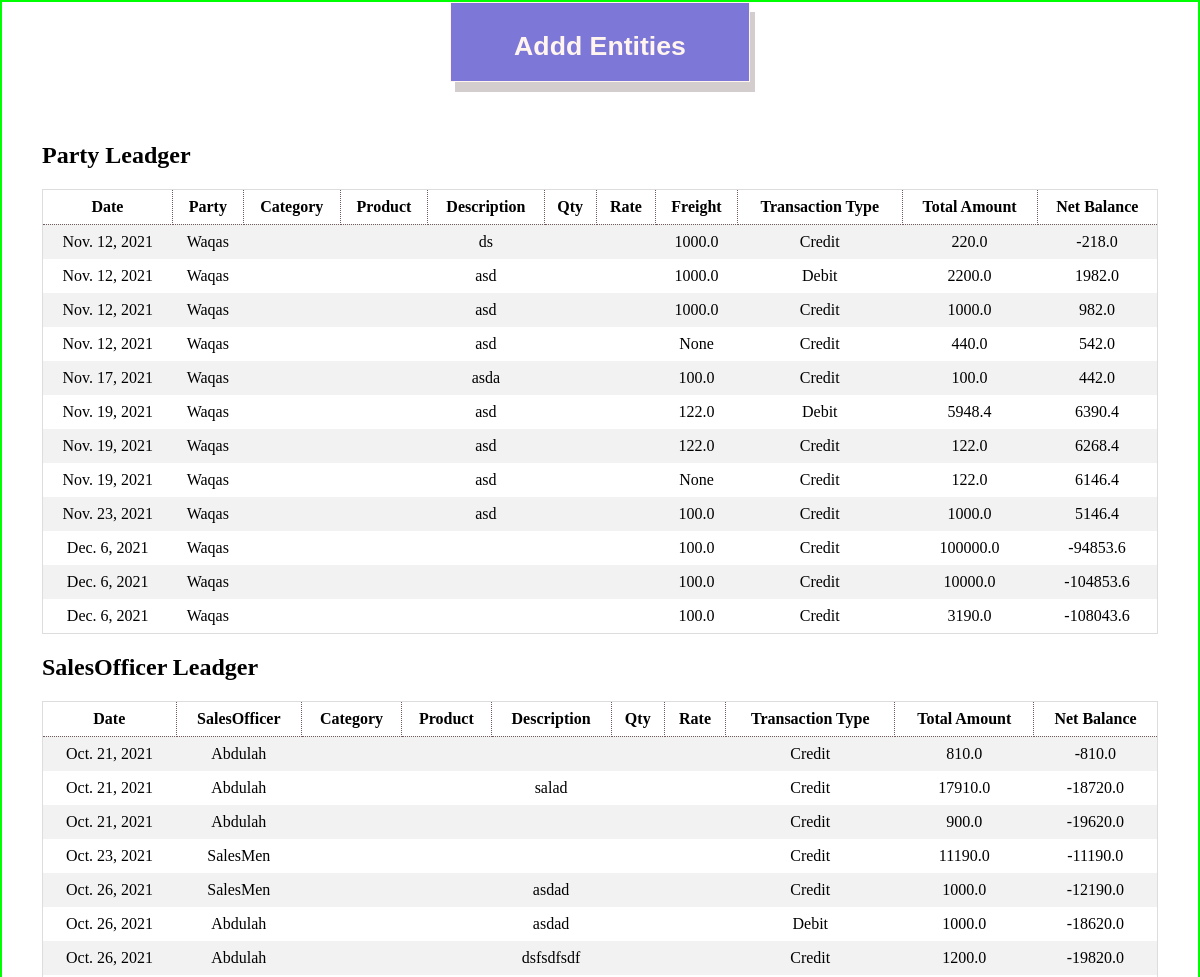
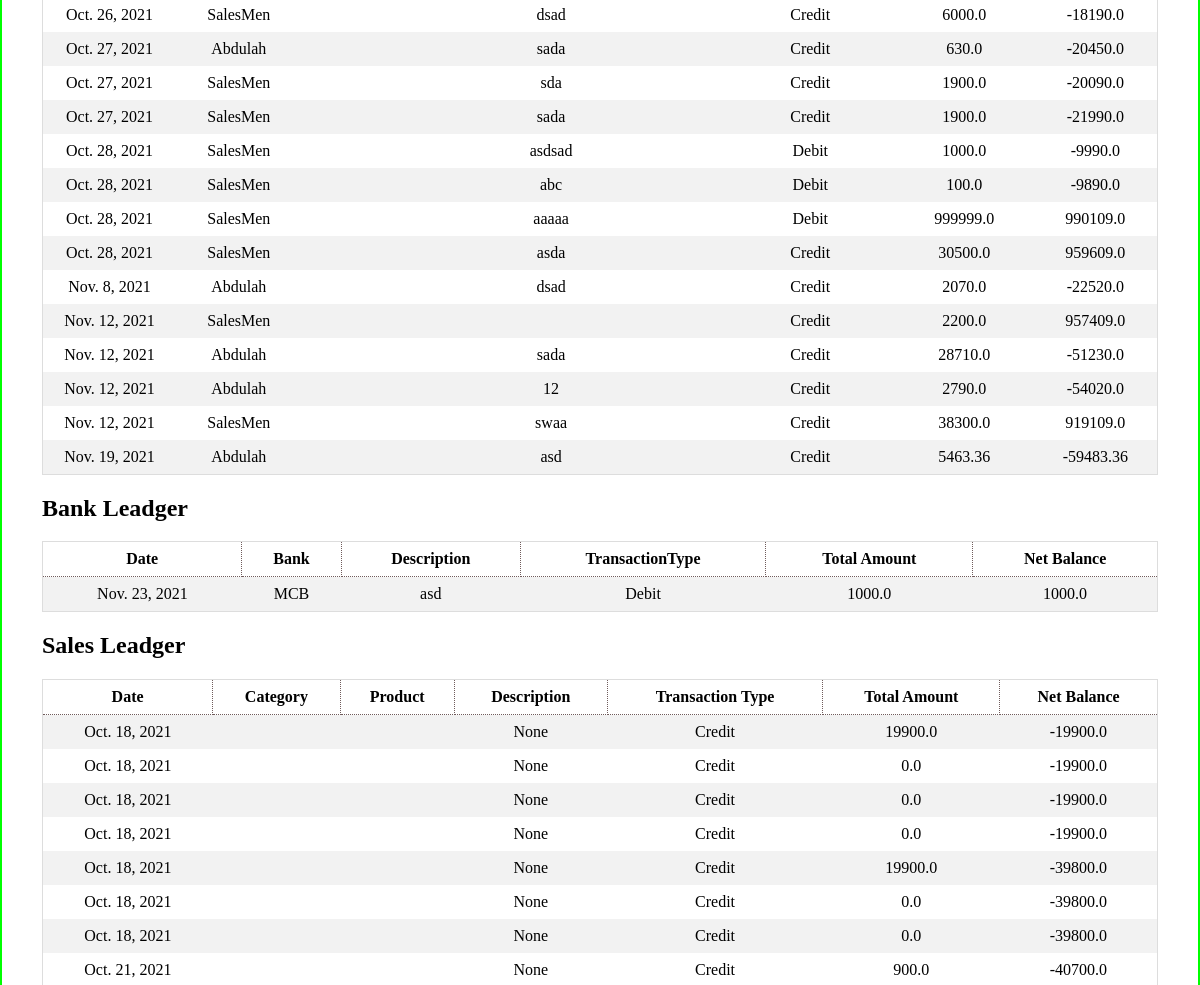
The page /apis/test (upper part) on the database as committed earlier (2 pictures, top to bottom).
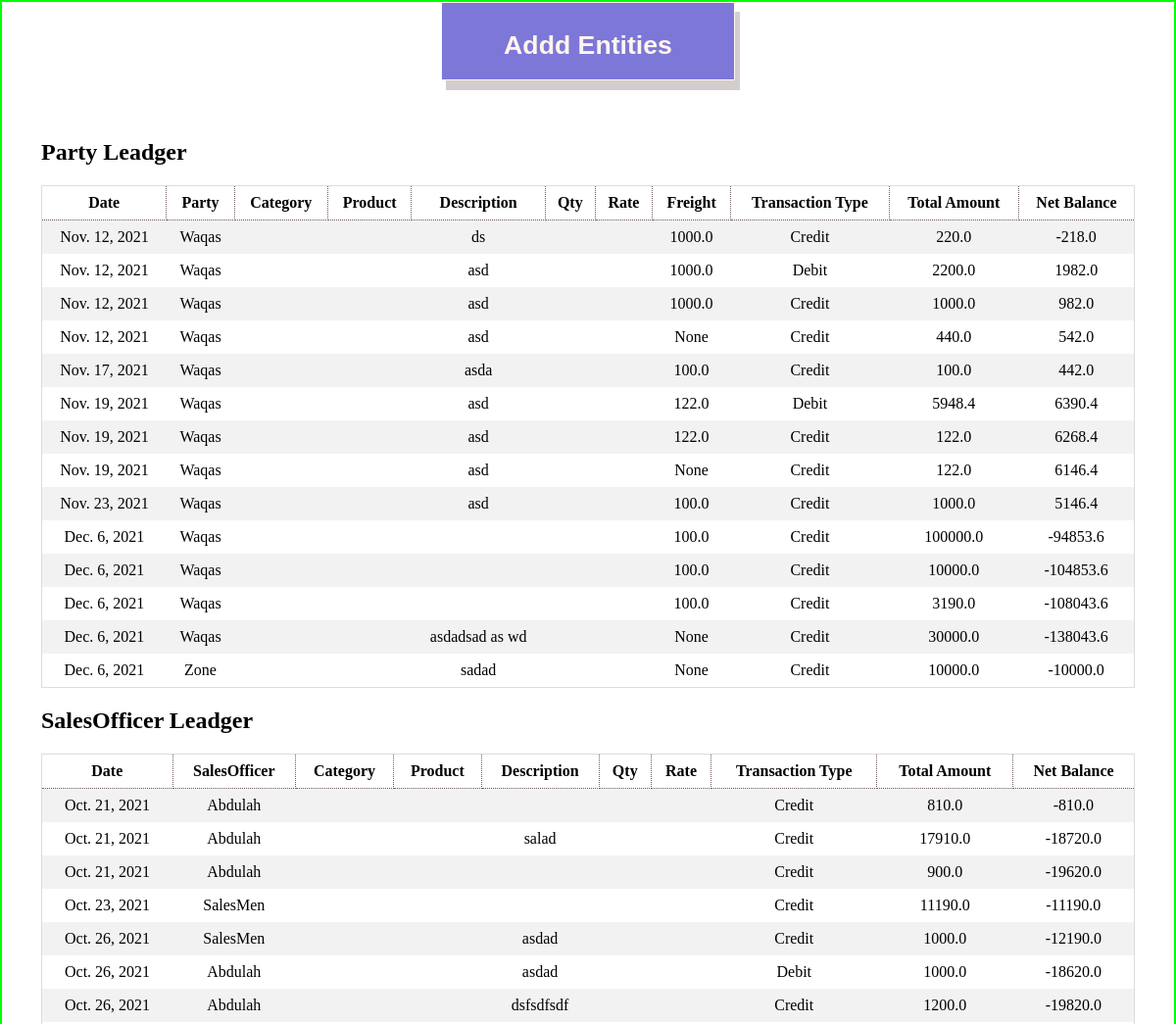
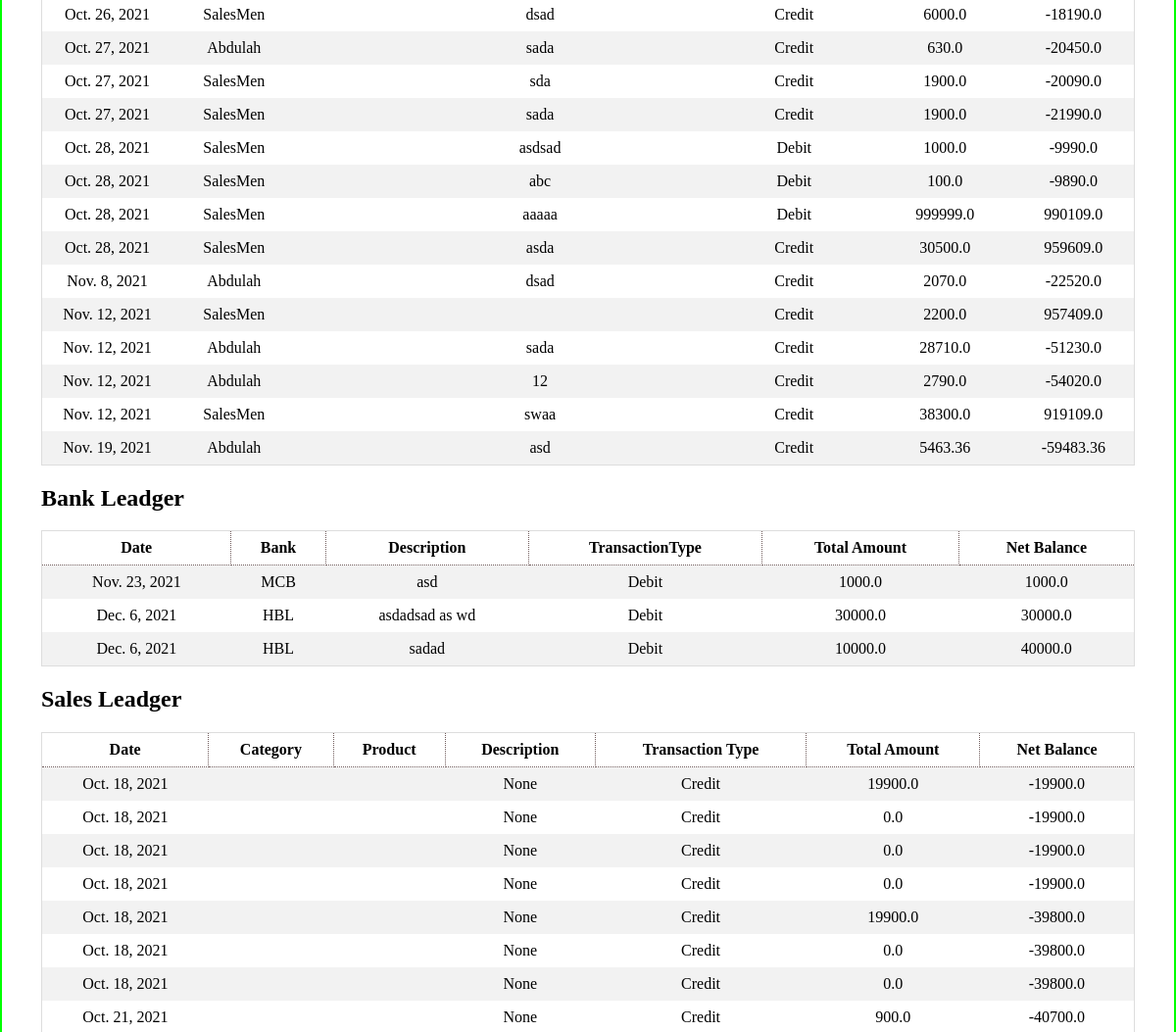
The same page on the database as committed later (2 pictures, top to bottom).
### app/models.py (models this page shows, shortened)
class Ledger(models.Model):
    date = models.DateField(default=timezone.now, blank=True)
    description = models.CharField(max_length=300000, null=True)
    transaction_type = models.CharField(max_length=50, choices=(
        ('Debit', 'Debit'), ('Credit', 'Credit')))
    total_amount = models.FloatField(null=True)
    net_balance = models.FloatField(blank=True, default=0.0)

class PartyLedger(Ledger):
    party = models.ForeignKey(Party,on_delete=models.CASCADE)
    sales_officer = models.ForeignKey(SalesOfficer, on_delete=models.CASCADE,null=True,blank=True)
    freight = models.FloatField(blank=True,null=True)

class Ledger(models.Model):
    date = models.DateField(default=timezone.now, blank=True)
    description = models.CharField(max_length=300000, null=True)
    transaction_type = models.CharField(max_length=50, choices=(
        ('Debit', 'Debit'), ('Credit', 'Credit')))
    total_amount = models.FloatField(null=True)
    net_balance = models.FloatField(blank=True, default=0.0)

class Party(models.Model):
    ref_id = models.IntegerField(blank=True,null=True)
    name = models.CharField(max_length=30, unique=True)
    email = models.EmailField(max_length=30)
    area = models.CharField(max_length=300)
    zone = models.CharField(max_length=300)
    region = models.CharField(max_length=300)
    contact = models.CharField(max_length=13)
    discount = models.ForeignKey(DiscountCategory,on_delete=models.CASCADE)
    sale_officer = models.ForeignKey(SalesOfficer,on_delete=models.CASCADE)
    category = models.ForeignKey(Category,on_delete=models.SET_NULL,null=True)
    creditLimit = models.FloatField()
    salesTarget = models.FloatField()
    opening_Balance = models.FloatField()
    current_Balance = models.FloatField(blank=True, null=True)
    SCI = models.FileField(null=True,blank=True,upload_to='Security Check Images')
    TOR = models.FileField(null=True,blank=True,upload_to='Terms of Recoreds')
    date = models.DateField(default=timezone.now, blank=True)
    def __str__(self):
        return self.name

class SalesOfficerLedger(Ledger):
    sales_officer = models.ForeignKey(SalesOfficer, on_delete=models.CASCADE)
    party_order = models.IntegerField(null=True,blank=True)

class SalesOfficer(models.Model):
    name = models.CharField(max_length=200,unique=True)
    commission = models.FloatField(default=0.0)
    contact = models.CharField(max_length=13)
    opening_Balance = models.FloatField()
    current_Balance = models.FloatField(blank=True, null=True)
    user = models.OneToOneField(User,on_delete=models.CASCADE)
    date = models.DateField(default=timezone.now, blank=True)
    def __str__(self):
        return self.name

class BankLedger(Ledger):
    bank = models.ForeignKey(Bank,on_delete=models.CASCADE)

class Bank(models.Model):
    name = models.CharField(max_length=30, unique=True)
    account_no = models.CharField(max_length=400)
    opening_Balance = models.FloatField()
    current_Balance = models.FloatField(blank=True, null=True)
    date = models.DateField(default=timezone.now, blank=True)
    def __str__(self):
        return self.name

class SalesLedger(Ledger):
    sales_person = models.ForeignKey(SalesPerson,on_delete=models.CASCADE)

### app/views.py (the view)
# urls.py: path('test',views.Test),
def Test(request):
    party = m.PartyLedger.objects.all()
    salesofficer = m.SalesOfficerLedger.objects.all()
    sales = m.SalesLedger.objects.all()
    bank = m.BankLedger.objects.all()
    freight = m.FreightLedger.objects.all()
    discount = m.DiscountLedger.objects.all()
    cleariing = m.ClearingLedger.objects.all()
    cash = m.CashLedger.objects.all()
    incentive = m.IncentiveLedger.objects.all()
    response_dict = {'Party': party, 'SalesOfficer': salesofficer, 'Sales': sales, 'Bank': bank,
                     'Freight': freight, 'Discount': discount, 'Cash': cash, 'Clearing': cleariing, 'Incentive': incentive}
    return render(request, 'test.html', response_dict)

### app/templates/test.html (shortened to what this page needs)
<!DOCTYPE html>
<html>
<head>
</head>
<body>
    <div style="width: 100wh;text-align: center;">
        <div>
            <button class='addBtn' onclick="Add()" id='btn'>
                <h1>Addd Entities</h1>
            </button>
        </div>
    </div>
    <div class="container">
        <h2>Party Leadger</h2>
        <div style="overflow-x:auto;">
            <table>
                <tr>
                    <th>Date</th>
                    <th>Party</th>
                    <th>Category</th>
                    <th>Product</th>
                    <th>Description</th>
                    <th>Qty</th>
                    <th>Rate</th>
                    <th>Freight</th>
                    <th>Transaction Type</th>
                    <th>Total Amount</th>
                    <th>Net Balance</th>
                </tr>
                {% for r in Party %}
                <tr>
                    <td>{{r.date}}</td>
                    <td>{{r.party}}</td>
                    <td>{{r.category}}</td>
                    <td>{{r.product}}</td>
                    <td>{{r.description}}</td>
                    <td>{{r.qty}}</td>
                    <td>{{r.rate}}</td>
                    <td>{{r.freight}}</td>
                    <td>{{r.transaction_type}}</td>
                    <td>{{r.total_amount}}</td>
                    <td>{{r.net_balance}}</td>
                </tr>
                {% endfor %}
            </table>
        </div>
        <h2>SalesOfficer Leadger</h2>
        <div style="overflow-x:auto;">
            <table>
                <tr>
                    <th>Date</th>
                    <th>SalesOfficer</th>
                    <th>Category</th>
                    <th>Product</th>
                    <th>Description</th>
                    <th>Qty</th>
                    <th>Rate</th>
                    <th>Transaction Type</th>
                    <th>Total Amount</th>
                    <th>Net Balance</th>
                </tr>
                {% for r in SalesOfficer %}
                <tr>
                    <td>{{r.date}}</td>
                    <td>{{r.sales_officer}}</td>
                    <td>{{r.category}}</td>
                    <td>{{r.product}}</td>
                    <td>{{r.description}}</td>
                    <td>{{r.qty}}</td>
                    <td>{{r.rate}}</td>
                    <td>{{r.transaction_type}}</td>
                    <td>{{r.total_amount}}</td>
                    <td>{{r.net_balance}}</td>
                </tr>
                {% endfor %}
            </table>
        </div>
        <h2>Bank Leadger</h2>
        <div style="overflow-x:auto;">
            <table>
                <tr>
                    <th>Date</th>
                    <th>Bank</th>
                    <th>Description</th>
                    <th>TransactionType</th>
                    <th>Total Amount</th>
                    <th>Net Balance</th>
                </tr>
                {% for r in Bank %}
                <tr>
                    <td>{{r.date}}</td>
                    <td>{{r.bank}}</td>
                    <td>{{r.description}}</td>
                    <td>{{r.transaction_type}}</td>
                    <td>{{r.total_amount}}</td>
                    <td>{{r.net_balance}}</td>
                </tr>
                {% endfor %}
            </table>
        </div>
        <h2>Sales Leadger</h2>
        <div style="overflow-x:auto;">
            <table>
                <tr>
                    <th>Date</th>
                    <th>Category</th>
                    <th>Product</th>
                    <th>Description</th>
                    <th>Transaction Type</th>
                    <th>Total Amount</th>
                    <th>Net Balance</th>
                </tr>
                {% for r in Sales %}
                <tr>
                    <td>{{r.date}}</td>
                    <td>{{r.category}}</td>
                    <td>{{r.product}}</td>
                    <td>{{r.description}}</td>
                    <td>{{r.transaction_type}}</td>
                    <td>{{r.total_amount}}</td>
                    <td>{{r.net_balance}}</td>
                </tr>
                {% endfor %}
            </table>
        </div>
    </div>
</body>
</html>

### app/templates/test.html (style rules this page uses)
table { border-collapse: collapse; border-spacing: 0; width: 100%; border: 1px solid #ddd; }
th { border: 1px dotted rgb(112, 92, 92); }
th, td { text-align: center; padding: 8px; }
tr:nth-child(even) { background-color: #f2f2f2 }
.addBtn { border: 1px solid; padding: 10px; box-shadow: 5px 10px #d4cdcd; width: 25vw; height: 80px; background-color: rgb(125, 119, 216); color: seashell; font-weight: 600; }
.container { padding: 40px; }
body { border: 2px double rgb(0, 255, 0); margin: 0; padding: 0; }

Rows that differ between the two databases and show on the page:
added PartyLedger: date "Dec. 6, 2021", party "Waqas", description "asdadsad as wd", freight "None", transaction_type "Credit", total_amount "30000.0", net_balance "-138043.6"
added PartyLedger: date "Dec. 6, 2021", party "Zone", description "sadad", freight "None", transaction_type "Credit", total_amount "10000.0", net_balance "-10000.0"
added BankLedger: date "Dec. 6, 2021", bank "HBL", description "asdadsad as wd", transaction_type "Debit", total_amount "30000.0", net_balance "30000.0"
added BankLedger: date "Dec. 6, 2021", bank "HBL", description "sadad", transaction_type "Debit", total_amount "10000.0", net_balance "40000.0"
